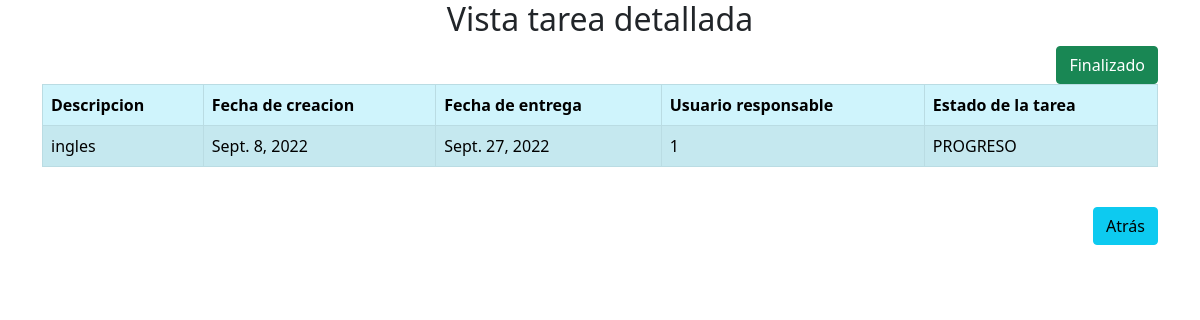
Screenshot of /gestion_tareas/vistaTareas/11 with the database file from the repository.
### gestion_tareas/models.py (models this page shows)
class tarea(models.Model):
    descripcion = models.CharField(max_length=128,default='')
    fechaCreacion = models.DateField(default=datetime.today())
    fechaEntrega = models.DateField(default=datetime.today())
    usuarioResponsable = models.CharField(max_length=128,default='')
    estadoTarea = models.CharField(max_length=128,default='PROGRESO')

### gestion_tareas/views.py (the view, shortened to what this page needs)
# urls.py: path('vistaTareas/<str:ind>',views.vistaTareas,name='vistaTareas'),
def vistaTareas (request,ind):
    tarea_editar = tarea.objects.get(id=ind)
    return render(request, 'gestion_tareas/vistaTareas.html', {
        'tarea_info': tarea_editar,
    })

### gestion_tareas/templates/gestion_tareas/vistaTareas.html (shortened to what this page needs)
<!DOCTYPE html>
<html lang="en">
    <head>
        <link href="https://cdn.jsdelivr.net/npm/bootstrap@5.0.2/dist/css/bootstrap.min.css" rel="stylesheet">
    </head>
    <body class="container">
        <div>
            <h2 style="text-align:center;"> Vista tarea detallada</h2>
            <div class="float-end">
                <a class="btn btn-success" href="{% url 'gestion_tareas:finalizarTarea' tarea_info.id %}">Finalizado</a>
            </div>
            <br>
            <form method="post" action="{% url 'gestion_tareas:vistaTareas' tarea_info.id %}">
                <table class="table table-info table-striped table-bordered">
                <thead>
                    <th>Descripcion</th>
                    <th>Fecha de creacion</th>
                    <th>Fecha de entrega</th>
                    <th>Usuario responsable</th>
                    <th>Estado de la tarea</th>
                </thead>
                <tbody>
                    <tr>
                        <td>{{ tarea_info.descripcion }}</td>
                        <td>{{ tarea_info.fechaCreacion }}</td>
                        <td>{{ tarea_info.fechaEntrega }}</td>
                        <td>{{ tarea_info.usuarioResponsable }}</td>
                        <td>{{ tarea_info.estadoTarea }}</td>
                    </tr>
                </tbody>
            </table>
                <br>
                <div class="float-end">
                <a class="btn btn-info" href="{% url 'gestion_tareas:dashboard' %}">Atrás</a>
            </div>
            </form>
        </div>
    </body>
</html>

### rows the page displays
tarea: descripcion "ingles", fechaCreacion "Sept. 8, 2022", fechaEntrega "Sept. 27, 2022", usuarioResponsable "1", estadoTarea "PROGRESO"
